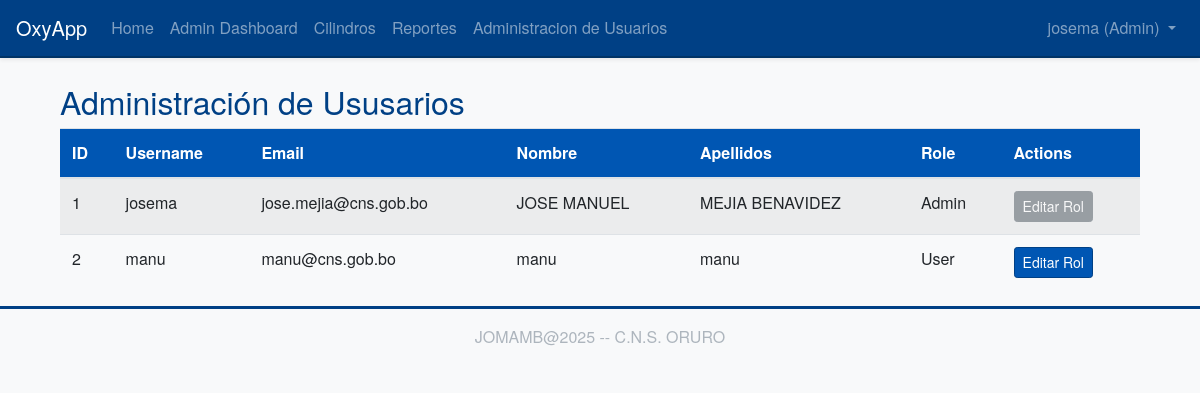
The app's page /admin/users (signed in) with its own data.
### app/models/user.py (models this page shows, shortened)
class User(UserMixin, db.Model):
    __tablename__ = 'user'
    id = db.Column(db.Integer, primary_key=True)
    username = db.Column(db.String(64), index=True, unique=True, nullable=False)
    email = db.Column(db.String(120), index=True, unique=True, nullable=False)
    password_hash = db.Column(db.String(128))
    nombre = db.Column(db.String(64), index=True, nullable=True)
    apellidos = db.Column(db.String(128), index=True, nullable=True)
    role = db.Column(db.String(10), default='user', nullable=False)
    movimientos_registrados = db.relationship(
        'HistorialMovimiento',
        foreign_keys='HistorialMovimiento.user_id', # Especificar explícitamente la FK
        backref=db.backref('usuario', lazy='joined'),
        lazy='dynamic',
        order_by=lambda: desc(HistorialMovimiento.fecha_movimiento) if HistorialMovimiento else 'historial_movimiento.fecha_movimiento DESC' # Lambda para ordenamiento diferido
    )

### app/routes/admin.py (the view)
@bp.route('/users')
@admin_required
def manage_users():
    page = request.args.get('page', 1, type=int)
    pagination = User.query.paginate(page=page, per_page=10, error_out=False)
    users = pagination.items
    next_url = url_for('admin.manage_users', page=pagination.next_num) if pagination.has_next else None
    prev_url = url_for('admin.manage_users', page=pagination.prev_num) if pagination.has_prev else None
    return render_template('admin/manage_users.html', users=users, title='Manage Users', next_url=next_url, prev_url=prev_url, pagination=pagination)

### app/models/user.py (called while the page is built)
@login.user_loader
def load_user(id):
    return User.query.get(int(id))

### app/routes/admin.py (called while the page is built)
def admin_required(f):
    @wraps(f)
    @login_required
    def decorated_function(*args, **kwargs):
        if current_user.role != 'admin':
            flash("You do not have permission to access this page.", "danger")
            return redirect(url_for('index')) # Or wherever non-admins should go
        return f(*args, **kwargs)
    return decorated_function

### app/templates/admin/manage_users.html (shortened to what this page needs)
{% extends "base.html" %}
{% block content %}
<div class="container mt-4">
    <h2>Administración de Ususarios</h2>
    <table class="table table-striped table-hover">
        <thead>
            <tr>
                <th>ID</th>
                <th>Username</th>
                <th>Email</th>
                <th>Nombre</th>
                <th>Apellidos</th>
                <th>Role</th>
                <th>Actions</th>
            </tr>
        </thead>
        <tbody>
            {% for user in users %}
            <tr>
                <td>{{ user.id }}</td>
                <td>{{ user.username }}</td>
                <td>{{ user.email }}</td>
                <td>{{ user.nombre or '' }}</td>
                <td>{{ user.apellidos or '' }}</td>
                <td>{{ user.role | title }}</td>
                <td>
                    {% if user.id != current_user.id %}
                    <a href="{{ url_for('admin.edit_user_role', user_id=user.id) }}" class="btn btn-sm btn-primary">Editar Rol</a>
                    {% else %}
                    <button class="btn btn-sm btn-secondary" disabled>Editar Rol</button>
                    {% endif %}
                </td>
            </tr>
            {% endfor %}
        </tbody>
    </table>
</div>
{% endblock %}

### app/templates/base.html (shortened to what this page needs)
<!doctype html>
<html lang="en">
  <head>
    <link rel="stylesheet" href="https://stackpath.bootstrapcdn.com/bootstrap/4.5.2/css/bootstrap.min.css">
    <link rel="stylesheet" href="{{ url_for('static', filename='css/custom.css') }}">
    <link rel="stylesheet" href="{{ url_for('static', filename='css/print.css') }}" media="print">
  </head>
  <body>
    <nav class="navbar navbar-expand-lg navbar-dark bg-primary shadow-sm">
      <a class="navbar-brand" href="{{ url_for('main.index') }}">OxyApp</a>
      <div class="collapse navbar-collapse" id="navbarNav">
        <ul class="navbar-nav mr-auto">
          <li class="nav-item">
            <a class="nav-link" href="{{ url_for('main.index') }}">Home</a>
          </li>
          {% if current_user.is_authenticated %}
            {% if current_user.role == 'user' %}
            <li class="nav-item">
              <a class="nav-link" href="{{ url_for('main.dashboard') }}">Dashboard</a>
            </li>
            {% elif current_user.role == 'admin' %}
            <li class="nav-item">
              <a class="nav-link" href="{{ url_for('admin.dashboard') }}">Admin Dashboard</a>
            </li>
            {% endif %}
          <li class="nav-item">
            <a class="nav-link" href="{{ url_for('cylinders.index') }}">Cilindros</a>
          </li>
          <li class="nav-item">
            <a class="nav-link" href="{{ url_for('reports.index') }}">Reportes</a>
          </li>
          {% if current_user.role == 'admin' %}
          <li class="nav-item">
            <a class="nav-link" href="{{ url_for('admin.manage_users') }}">Administracion de Usuarios</a>
          </li>
          {% endif %}
          {% endif %}
        </ul>
        <ul class="navbar-nav">
          {% if current_user.is_anonymous %}
          <li class="nav-item">
            <a class="nav-link" href="{{ url_for('auth.login') }}">Login</a>
          </li>
          <li class="nav-item">
            <a class="nav-link btn btn-outline-light btn-sm" href="{{ url_for('auth.register') }}">Registro</a>
          </li>
          {% else %}
          <li class="nav-item dropdown">
            <a class="nav-link dropdown-toggle" href="#" id="navbarDropdown" role="button" data-toggle="dropdown" aria-haspopup="true" aria-expanded="false">
              {{ current_user.username }} ({{ current_user.role | title }})
            </a>
          </li>
          {% endif %}
        </ul>
      </div>
    </nav>
    <main role="main" class="container mt-4">
      {% block content %}{% endblock %}
    </main>
    <footer class="footer mt-auto py-3 bg-light text-center">
        <div class="container">
            <span class="text-muted">JOMAMB@2025 -- C.N.S. ORURO</span>
        </div>
    </footer>
  </body>
</html>

### app/static/css/custom.css (style rules this page uses)
body { font-family: 'Helvetica Neue', Helvetica, Arial, sans-serif; background-color: #f8f9fa; color: #212529; }
.navbar-dark.bg-primary { background-color: #004085 !important; border-bottom: 2px solid #003366; }
.navbar-dark .navbar-brand, .navbar-dark .navbar-brand:hover, .navbar-dark .navbar-brand:focus, .navbar-dark .nav-link { color: #ffffff; }
.btn-primary { background-color: #0056b3; border-color: #004085; }
.footer { background-color: #343a40; color: #f8f9fa; padding-top: 1.5rem; padding-bottom: 1.5rem; border-top: 3px solid #004085; }
.footer .text-muted { color: #adb5bd !important; }
h1, h2, h3, h4, h5, .display-4 { color: #004085; }
.table thead th { background-color: #0056b3; color: #ffffff; }

### records on screen
User: username "josema", role "Admin", id "1", email "jose.mejia@cns.gob.bo", nombre "JOSE MANUEL", apellidos "MEJIA BENAVIDEZ", shows "Editar Rol"
User: id "2", username "manu", email "manu@cns.gob.bo", nombre "manu", apellidos "manu", role "User"
